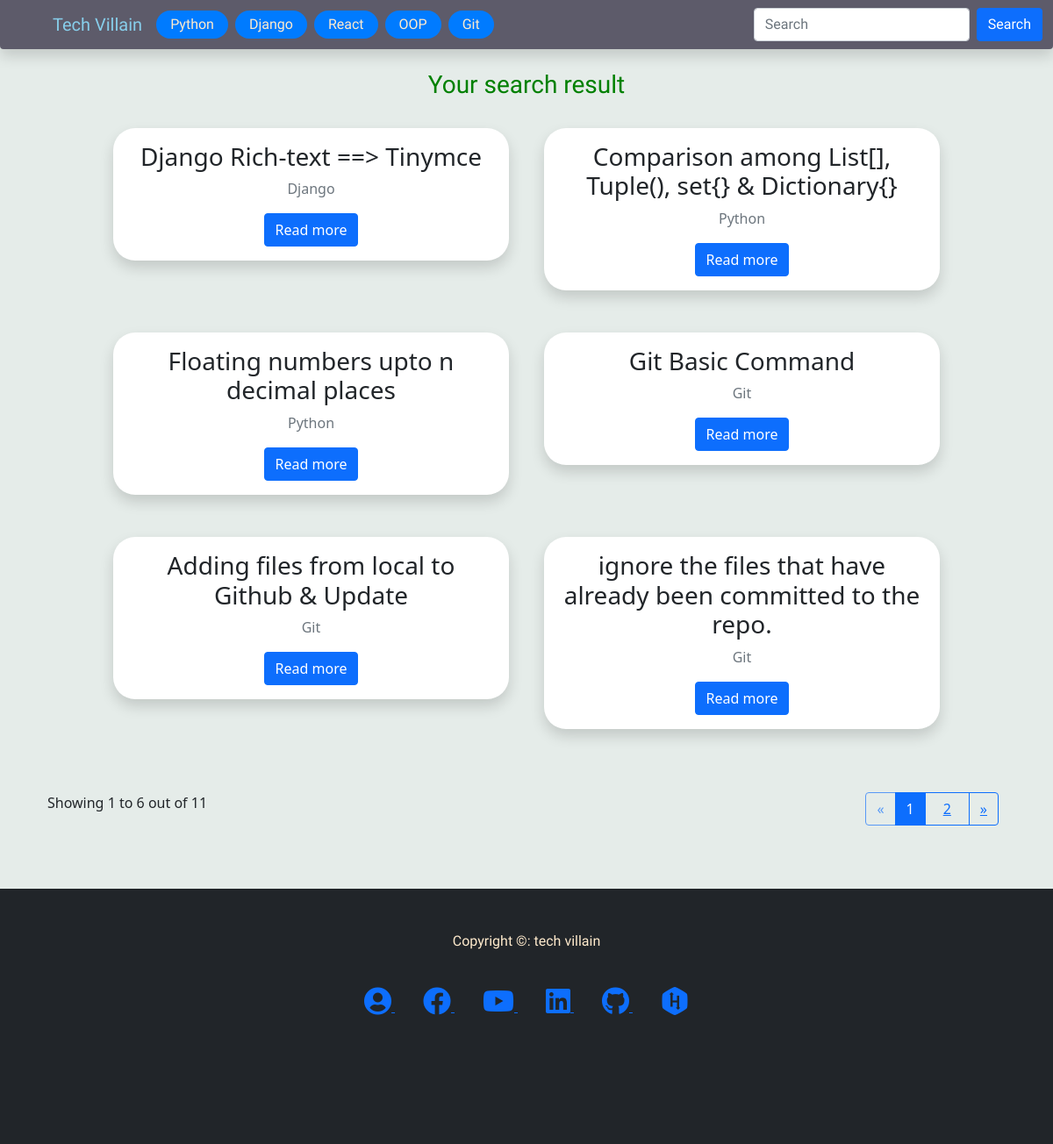
Screenshot of /search with the database file from the repository.
### blog/models.py (models this page shows, shortened)
class category(models.Model):
    name = models.CharField(max_length=50)
    def __str__(self):
        return self.name

class blogPost(models.Model):
    category = models.ForeignKey(category, on_delete=models.SET_NULL, null=True, blank=True )
    subCategory = models.ForeignKey(subCategory, on_delete=models.SET_NULL, null=True, blank=True )
    date = models.DateField(default=datetime.now)
    title = models.CharField(max_length=500)
    desc = tinymce_models.HTMLField(null=True,blank=True)

### blog/views.py (the view)
# urls.py: path('search', views.search_view, name='search')
def search_view(request):
    search=''
    searchItem = BMODEL.blogPost.objects.all()
    total_searchItem=searchItem.count() # for counting total in pagination
    if request.method == 'POST':
        search = request.POST.get('search')
        searchItem = BMODEL.blogPost.objects.filter(title__contains = search)
        total_searchItem=searchItem.count() # for counting total in pagination
    page = request.GET.get('page', 1)
    paginator = Paginator(searchItem, 6)  #6 objects in each page.
    try:
	    searchItem = paginator.page(page)
    except PageNotAnInteger:
	    searchItem = paginator.page(1)
    except EmptyPage:
	    searchItem = paginator.page(paginator.num_pages)
    context={
        'searchItem':searchItem,
        'search':search,
        'total_searchItem':total_searchItem,
    }
    return render(request, 'home/search.html',context)

### blog/templatetags/nav_tag.py (called while the page is built)
@register.simple_tag
def categoryfornav():
    cat = BMODEL.category.objects.all()
    return cat

### templates/home/search.html (shortened to what this page needs)
{% extends 'home/base.html' %} {% block content %}
<div class="container">
  <div class="row d-flex justify-content-center">
    <h3 class="m-2 heading text-center">Your search result</h3>
    {% for item in searchItem %}
    <div class="col-lg-5 m-2">
      <div class="shadow bgwhite border-radius25 my-3 p-2">
        <div class="row text-center p-2">
          <h3>{{item.title}}</h3>
          <p class="text-muted">{{item.category}}</p>
          <div class="col">
            <a
              href="/blog/{{item.category.id}}?getid={{item.id}}"
              class="btn btn-primary border-radius"
              >Read more</a
            >
          </div>
        </div>
      </div>
    </div>
    {% endfor %}
  </div>
  <br><br>
  <div class="container">
    <div class="row">
      <div class="col-md-6">
        Showing {{searchItem.start_index }} to {{searchItem.end_index }} out of
        {{total_searchItem}}
      </div>
      <div class="col-md-6" style="display: flex; justify-content: end">
        {% if searchItem.has_other_pages %}
        <div class="btn-group me-2" role="group" aria-label="First group">
          {% if searchItem.has_previous %}
          <button type="button" class="btn btn-outline-primary">
            <a href="?page={{ searchItem.previous_page_number }}">&laquo;</a>
          </button>
          {% else %}
          <button type="button" class="btn btn-outline-primary disabled">
            <span>&laquo;</span>
          </button>
          {% endif %} {% for i in searchItem.paginator.page_range %}
          {% if searchItem.number == i %}
          <button type="button" class="btn btn-outline-primary active">
            {{ i }}<span class="sr-only">(current)</span>
          </button>
          {% else %}
          <button type="button" class="btn btn-outline-primary">
            <a href="?page={{ i }}" class="p-2">{{ i }}</a>
          </button>
          {% endif %} {% endfor %} {% if searchItem.has_next %}
          <button type="button" class="btn btn-outline-primary">
            <a href="?page={{ searchItem.next_page_number }}">&raquo;</a>
          </button>
          {% else %}
          <button type="button" class="btn btn-outline-primary disabled">
            <span>&raquo;</span>
          </button>
          {% endif %}
        </div>
        {% endif %}
      </div>
    </div>
  </div>
</div>
{% endblock %}

### templates/home/base.html (shortened to what this page needs)
{% load static %} {% load nav_tag %}
<!DOCTYPE html>
<html lang="en">
  <head>
    <link
      href="https://cdn.jsdelivr.net/npm/bootstrap@5.1.3/dist/css/bootstrap.min.css"
      rel="stylesheet"
    />
    <link
      rel="stylesheet"
      href="https://use.fontawesome.com/releases/v5.15.4/css/all.css"
    />
    <link rel="stylesheet" href="{% static 'css/index.css' %}" />
  </head>
  <body class="bodycolor">
    <nav
      class="navbar navbar-expand-lg fixed-top shadow bgcolor rounded-bottom"
    >
      <div class="container-fluid">
        <a class="navbar-brand brandcolor ms-5" href="/">Tech Villain</a>
        <div class="collapse navbar-collapse" id="navbarSupportedContent">
          <ul class="navbar-nav me-auto mb-2 mb-lg-0">
            {% categoryfornav as navcategory %}
            {% for cat in navcategory %}
            {% url 'blog' cat.id as urll %}
            <li class="nav-item me-2 mb-lg-0 mb-3">
              <a
                class="
                  btn
                  textColor
                "
                aria-current="page"
                href="{{ urll }}"
                >{{cat}}</a
              >
            </li>
            {% endfor %}
          </ul>
          <form class="d-flex" method="post" action="/search">
            <input
              class="form-control me-2"
              type="search"
              placeholder="Search"
              aria-label="Search"
              name="search"
              value="{{search}}"
            />
            <button class="btn btn-primary" type="submit">Search</button>
          </form>
        </div>
      </div>
    </nav>
    <br /><br /><br />
    <div style="min-height: 100vh;">{% block content %} {% endblock %}</div>
    <br /><br /><br />
    <footer class="footerHeader">
      <br /><br />
      <div class="container">
        <div class="row text-center textColor">
          <p>Copyright &copy: tech villain</p>
        </div>
        <br />
        <div class="row text-center">
          <div class="col">
            <a
              class="m-3"
              target="_blank"
              href="http://mahmudjewel.herokuapp.com"
            >
              <i class="fas fa-user-circle fa-2x"></i>
            </a>
            <a
              class="m-3"
              target="_blank"
              href="https://www.facebook.com/TechVillain.007"
            >
              <i class="fab fa-facebook fa-2x"></i>
            </a>
            <a
              class="m-3"
              target="_blank"
              href="https://www.youtube.com/channel/UCJCdq7lWqB7M5b16UatoTEw"
            >
              <i class="fab fa-youtube fa-2x"></i>
            </a>
            <a
              class="m-3"
              target="_blank"
              href="https://www.linkedin.com/in/mahmudjewel"
            >
              <i class="fab fa-linkedin fa-2x"></i>
            </a>
            <a
              class="m-3"
              target="_blank"
              href="https://github.com/MahmudJewel"
            >
              <i class="fab fa-github fa-2x"></i>
            </a>
            <a
              class="m-3"
              target="_blank"
              href="https://www.hackerrank.com/DJ_cse"
            >
              <i class="fab fa-hackerrank fa-2x"></i>
            </a>
          </div>
        </div>
        <br /><br /><br /><br /><br /><br />
      </div>
    </footer>
  </body>
</html>

### static/css/index.css (style rules this page uses)
.bgwhite { background: white; }
.border-radius25 { border-radius: 25px; }
.heading { color: green; font-family: "Sansita Swashed", cursive; }
footer, nav, .titleFont { font-family: "Acme", sans-serif; }
.navbar-brand { font-family: "Sansita Swashed", cursive; }
.bgcolor { background: #5d5b6a; }
.nav-item .btn { background: #007bff; padding: 3px 15px; border-radius: 25px; }
.brandcolor { color: skyblue; }
.footerHeader { padding: 0px 0px 0px 0px; background-color: #212529; margin: 0px; }
.textColor { color: blanchedalmond; }
.bodycolor { background: #e5ece9; }

### rows the page displays
category: name "Python"
category: name "Django"
category: name "React"
category: name "OOP"
category: name "Git"
blogPost: title "Django Rich-text ==> Tinymce", category "Django"
blogPost: title "Comparison among List[], Tuple(), set{} & Dictionary{}", category "Python"
blogPost: title "Floating numbers upto n decimal places", category "Python"
blogPost: title "Git Basic Command", category "Git"
blogPost: title "Adding files from local to Github & Update", category "Git"
blogPost: title "ignore the files that have already been committed to the repo.", category "Git"

### other values shown
{{ searchItem.start_index }} "1"
{{ searchItem.end_index }} "6"
{{ total_searchItem }} "11"
{{ i }} "1"
{{ i }} "2"
